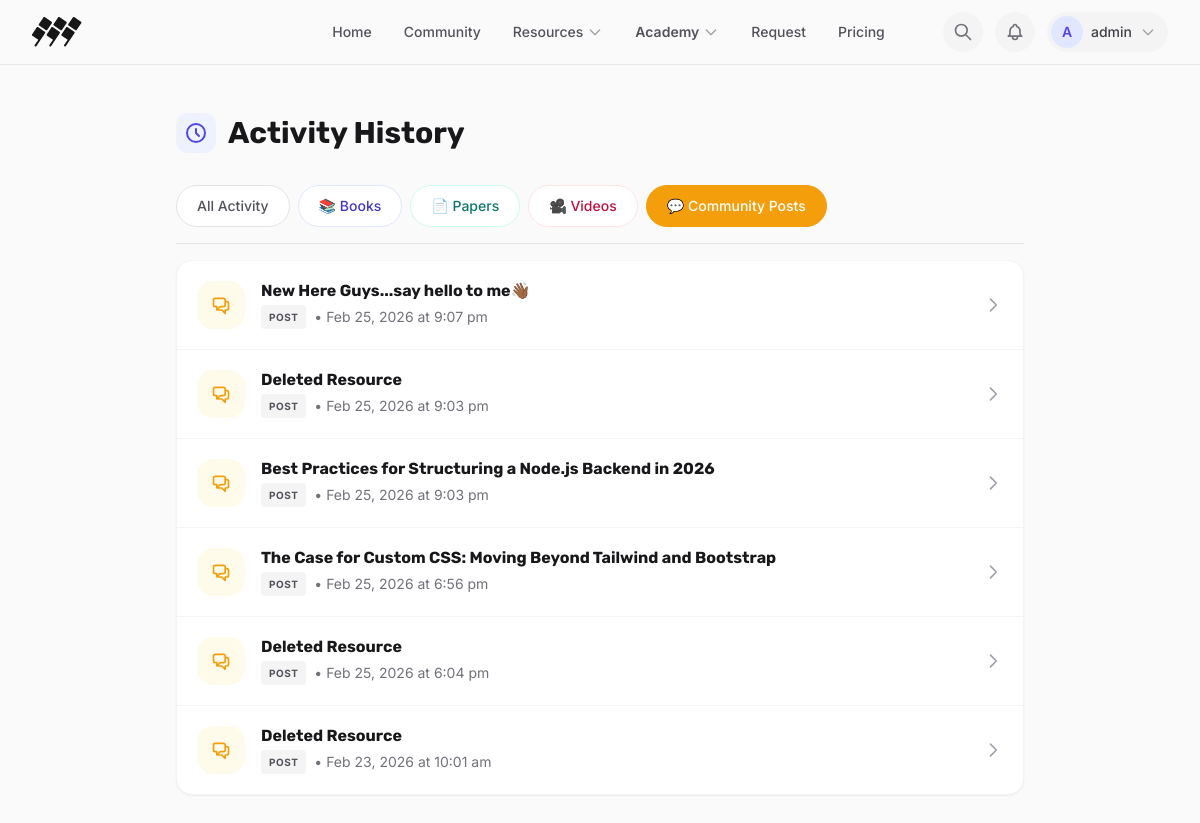
The app's page /history.php?filter=post (signed in) with its own data.
### tables this page shows
CREATE TABLE `user_history` (
  `history_id` int(11) NOT NULL,
  `user_id` int(11) NOT NULL,
  `resource_type` enum('book','paper','video','post') NOT NULL,
  `resource_id` int(11) NOT NULL,
  `viewed_at` timestamp NOT NULL DEFAULT current_timestamp()
);

### history.php (the view, shortened to what this page needs)
<?php
require_once 'includes/functions.php';
$user_id = $_SESSION['user_id'];
$filter = $_GET['filter'] ?? 'all';
$limit = 15;
$page = isset($_GET['page']) ? max(1, (int)$_GET['page']) : 1;
$offset = ($page - 1) * $limit;
$data_sql = "SELECT uh.*,
            COALESCE(b.title, p.title, v.title, cp.title) as title,
            COALESCE(b.slug, p.slug, v.slug, NULL) as slug,
            cp.id as post_id
            FROM user_history uh
            LEFT JOIN books b ON uh.resource_type = 'book' AND uh.resource_id = b.id
            LEFT JOIN papers p ON uh.resource_type = 'paper' AND uh.resource_id = p.id
            LEFT JOIN videos v ON uh.resource_type = 'video' AND uh.resource_id = v.id
            LEFT JOIN community_posts cp ON uh.resource_type = 'post' AND uh.resource_id = cp.id
            WHERE uh.user_id = ?";
if ($filter !== 'all') {
    $data_sql .= " AND resource_type = ?";
}
$data_sql .= " ORDER BY viewed_at DESC LIMIT ? OFFSET ?";
$stmt_d = $conn->prepare($data_sql);
if ($filter !== 'all') {
    $stmt_d->bind_param('isii', $user_id, $filter, $limit, $offset);
} else {
    $stmt_d->bind_param('iii', $user_id, $limit, $offset);
}
$stmt_d->execute();
$history = $stmt_d->get_result()->fetch_all(MYSQLI_ASSOC);
?>
<!DOCTYPE html>
<html lang="en">
<head>
    <link href="assets/css/index.css" rel="stylesheet">
    <script src="https://cdn.tailwindcss.com"></script>
</head>
<body class="antialiased bg-[#FAFAFA]">
    <?php include 'includes/header.php'; ?>
    <section class="py-12">
        <div class="container mx-auto px-6 max-w-4xl">
            <div class="flex flex-col md:flex-row md:items-center justify-between gap-6 mb-8">
                <h1 class="text-3xl font-bold text-zinc-900 flex items-center gap-3">
                    <div class="p-2 bg-indigo-50 rounded-xl text-indigo-600">
                        <svg xmlns="http://www.w3.org/2000/svg" class="h-6 w-6" fill="none" viewBox="0 0 24 24" stroke="currentColor" stroke-width="2">
                            <path stroke-linecap="round" stroke-linejoin="round" d="M12 8v4l3 3m6-3a9 9 0 11-18 0 9 9 0 0118 0z" />
                        </svg>
                    </div>
                    Activity History
                </h1>
            </div>
            <div class="flex overflow-x-auto pb-4 mb-4 gap-2 no-scrollbar border-b border-zinc-200">
                <a href="history.php?filter=all" class="px-5 py-2.5 rounded-full text-sm font-medium transition whitespace-nowrap <?php echo $filter === 'all' ? 'bg-zinc-900 text-white' : 'bg-white text-zinc-600 border border-zinc-200 hover:bg-zinc-50'; ?>">
                    All Activity
                </a>
                <a href="history.php?filter=book" class="px-5 py-2.5 rounded-full text-sm font-medium transition whitespace-nowrap flex items-center gap-2 <?php echo $filter === 'book' ? 'bg-indigo-600 text-white border border-indigo-600' : 'bg-white text-indigo-700 border border-indigo-100 hover:bg-indigo-50'; ?>">
                    📚 Books
                </a>
                <a href="history.php?filter=paper" class="px-5 py-2.5 rounded-full text-sm font-medium transition whitespace-nowrap flex items-center gap-2 <?php echo $filter === 'paper' ? 'bg-teal-600 text-white border border-teal-600' : 'bg-white text-teal-700 border border-teal-100 hover:bg-teal-50'; ?>">
                    📄 Papers
                </a>
                <a href="history.php?filter=video" class="px-5 py-2.5 rounded-full text-sm font-medium transition whitespace-nowrap flex items-center gap-2 <?php echo $filter === 'video' ? 'bg-rose-600 text-white border border-rose-600' : 'bg-white text-rose-700 border border-rose-100 hover:bg-rose-50'; ?>">
                    🎥 Videos
                </a>
                <a href="history.php?filter=post" class="px-5 py-2.5 rounded-full text-sm font-medium transition whitespace-nowrap flex items-center gap-2 <?php echo $filter === 'post' ? 'bg-amber-500 text-white border border-amber-500' : 'bg-white text-amber-600 border border-amber-100 hover:bg-amber-50'; ?>">
                    💬 Community Posts
                </a>
            </div>
            <div class="bg-white border border-zinc-100 rounded-2xl shadow-sm overflow-hidden">
                <?php if (empty($history)): ?>
                    <div class="p-16 text-center text-zinc-500">
                        <div class="w-20 h-20 bg-zinc-50 rounded-full flex items-center justify-center mx-auto mb-4">
                            <svg xmlns="http://www.w3.org/2000/svg" class="h-10 w-10 text-zinc-300" fill="none" viewBox="0 0 24 24" stroke="currentColor" stroke-width="1.5">
                                <path stroke-linecap="round" stroke-linejoin="round" d="M12 6.253v13m0-13C10.832 5.477 9.246 5 7.5 5S4.168 5.477 3 6.253v13C4.168 18.477 5.754 18 7.5 18s3.332.477 4.5 1.253m0-13C13.168 5.477 14.754 5 16.5 5c1.747 0 3.332.477 4.5 1.253v13C19.832 18.477 18.247 18 16.5 18c-1.746 0-3.332.477-4.5 1.253" />
                            </svg>
                        </div>
                        <p class="text-xl font-medium text-zinc-900 mb-2">No activity found</p>
                        <p>No history matches this filter.</p>
                    </div>
                <?php else: ?>
                    <div class="divide-y divide-zinc-100">
                        <?php foreach ($history as $item): ?>
                            <?php
                            $iconBg = 'bg-zinc-100 text-zinc-600';
                            $url = '#';
                            if ($item['resource_type'] === 'book') {
                                $iconBg = 'bg-indigo-50 text-indigo-600';
                                $iconSvg = '<svg xmlns="http://www.w3.org/2000/svg" class="h-5 w-5" fill="none" viewBox="0 0 24 24" stroke="currentColor"><path stroke-linecap="round" stroke-linejoin="round" stroke-width="2" d="M12 6.253v13m0-13C10.832 5.477 9.246 5 7.5 5S4.168 5.477 3 6.253v13C4.168 18.477 5.754 18 7.5 18s3.332.477 4.5 1.253" /></svg>';
                                $url = "view.php?slug=" . urlencode($item['slug'] ?? '') . "&type=book";
                            } elseif ($item['resource_type'] === 'post') {
                                $iconBg = 'bg-amber-50 text-amber-500';
                                $url = "community_post_detail.php?id=" . $item['post_id'];
                            }
                            ?>
                            <a href="<?php echo $url; ?>" class="flex items-center gap-4 p-5 hover:bg-zinc-50 transition group">
                                <div class="w-12 h-12 rounded-2xl <?php echo $iconBg; ?> flex items-center justify-center flex-shrink-0 group-hover:scale-110 transition-transform">
                                </div>
                                <div class="flex-1 min-w-0">
                                    <h3 class="font-bold text-zinc-900 truncate">
                                        <?php echo htmlspecialchars($item['title'] ?? 'Deleted Resource'); ?>
                                    </h3>
                                    <p class="text-sm text-zinc-500 flex items-center gap-2 mt-1">
                                        <span class="inline-flex items-center px-2 py-0.5 rounded text-[10px] font-bold uppercase tracking-wider bg-zinc-100 text-zinc-600">
                                            <?php echo htmlspecialchars($item['resource_type']); ?>
                                        </span>
                                        •
                                        <?php echo date('M d, Y \a\t g:i a', strtotime($item['viewed_at'])); ?>
                                    </p>
                                </div>
                                <svg xmlns="http://www.w3.org/2000/svg" class="h-5 w-5 text-zinc-400 group-hover:text-zinc-600 transition" fill="none" viewBox="0 0 24 24" stroke="currentColor" stroke-width="2">
                                    <path stroke-linecap="round" stroke-linejoin="round" d="M9 5l7 7-7 7" />
                                </svg>
                            </a>
                        <?php endforeach; ?>
                    </div>
                <?php endif; ?>
            </div>
        </div>
    </section>
</body>
</html>

### assets/css/index.css (style rules this page uses)
:root { --bg-primary: #FAFAFA; --bg-secondary: #F4F4F5; --bg-tertiary: #E4E4E7; --bg-accent: #EEF2FF; --bg-card: #FFFFFF; --text-primary: #18181B; --text-secondary: #71717A; --text-muted: #A1A1AA; --accent: #6366F1; --accent-hover: #4F46E5; --accent-light: #C7D2FE; --accent-secondary: #14B8A6; --border-color: #E4E4E7; --border-light: #F4F4F5; --font-heading: 'Rubik', sans-serif; --font-body: 'Inter', sans-serif; --font-mono: 'JetBrains Mono', monospace; --shadow-sm: 0 1px 2px 0 rgb(0 0 0 / 0.05); --shadow-md: 0 4px 6px -1px rgb(0 0 0 / 0.1), 0 2px 4px -2px rgb(0 0 0 / 0.1); --shadow-lg: 0 10px 15px -3px rgb(0 0 0 / 0.1), 0 4px 6px -4px rgb(0 0 0 / 0.1); --shadow-xl: 0 20px 25px -5px rgb(0 0 0 / 0.1), 0 8px 10px -6px rgb(0 0 0 / 0.1); }
* { margin: 0; padding: 0; box-sizing: border-box; }
body { font-family: var(--font-body); background-color: var(--bg-primary); color: var(--text-primary); -webkit-font-smoothing: antialiased; -moz-osx-font-smoothing: grayscale; overflow-x: hidden; line-height: 1.6; }
h1, h2, h3, h4, h5, h6 { font-family: var(--font-heading); font-weight: 600; color: var(--text-primary); line-height: 1.2; }
.container { max-width: 1280px; margin: 0 auto; padding: 0 1.5rem; }

### records on screen
user_history: title "New Here Guys...say hello to me👋🏾", resource_type "POST", viewed_at "Feb 25, 2026 at 9:07 pm"
user_history: title "Deleted Resource", resource_type "POST", viewed_at "Feb 25, 2026 at 9:03 pm"
user_history: title "Best Practices for Structuring a Node.js Backend in 2026", resource_type "POST", viewed_at "Feb 25, 2026 at 9:03 pm"
user_history: title "The Case for Custom CSS: Moving Beyond Tailwind and Bootstrap", resource_type "POST", viewed_at "Feb 25, 2026 at 6:56 pm"
user_history: title "Deleted Resource", resource_type "POST", viewed_at "Feb 25, 2026 at 6:04 pm"
user_history: title "Deleted Resource", resource_type "POST", viewed_at "Feb 23, 2026 at 10:01 am"

### other values on screen
substr($_SESSION['username'] ?? 'U', 0, 1) "A"
$_SESSION['username'] "admin"
